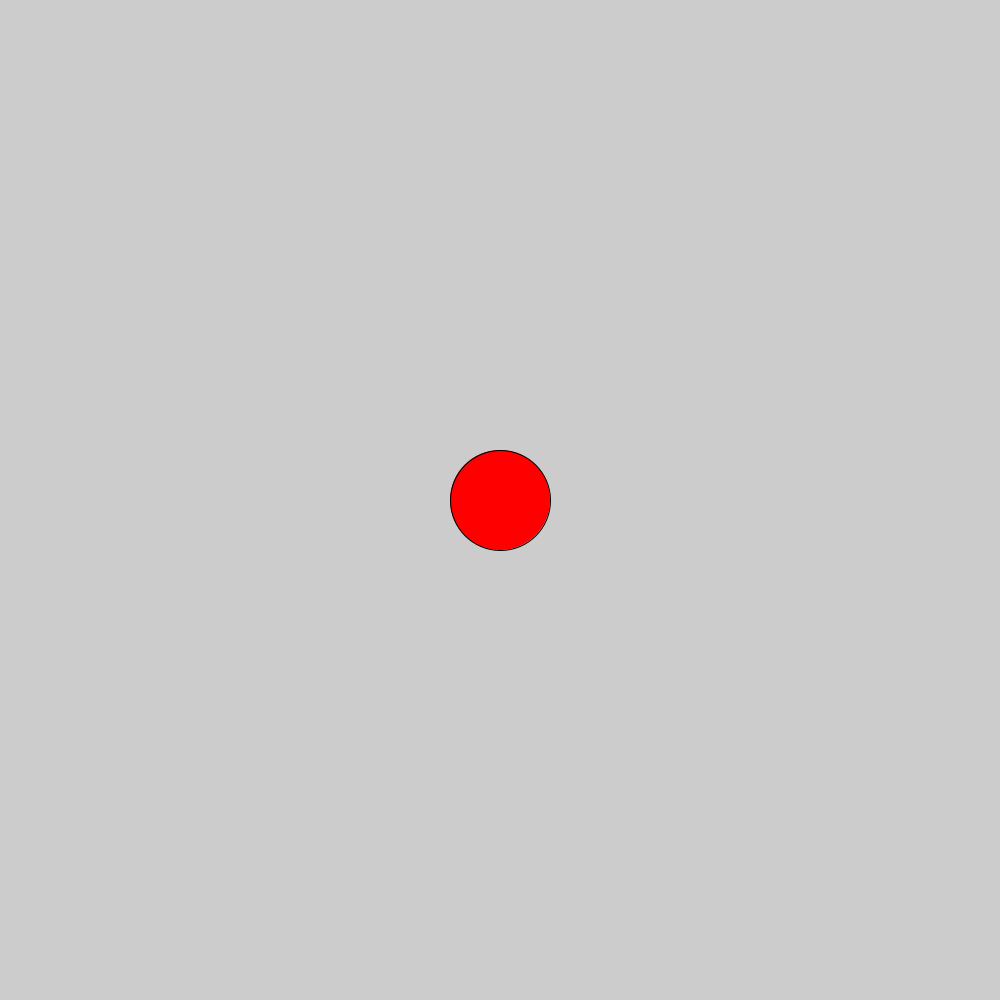
Frame 1 (no input)
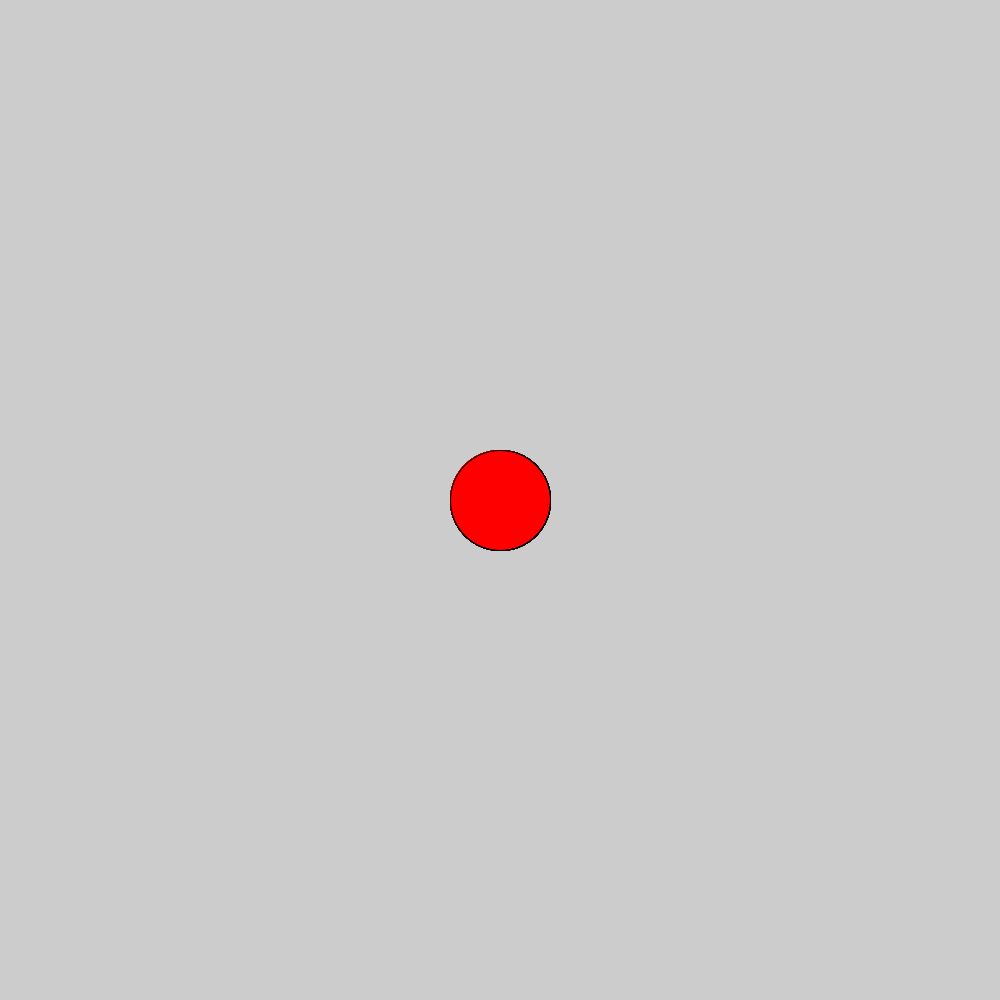
Frame 60 (the mouse pressed at the canvas centre just before this capture)
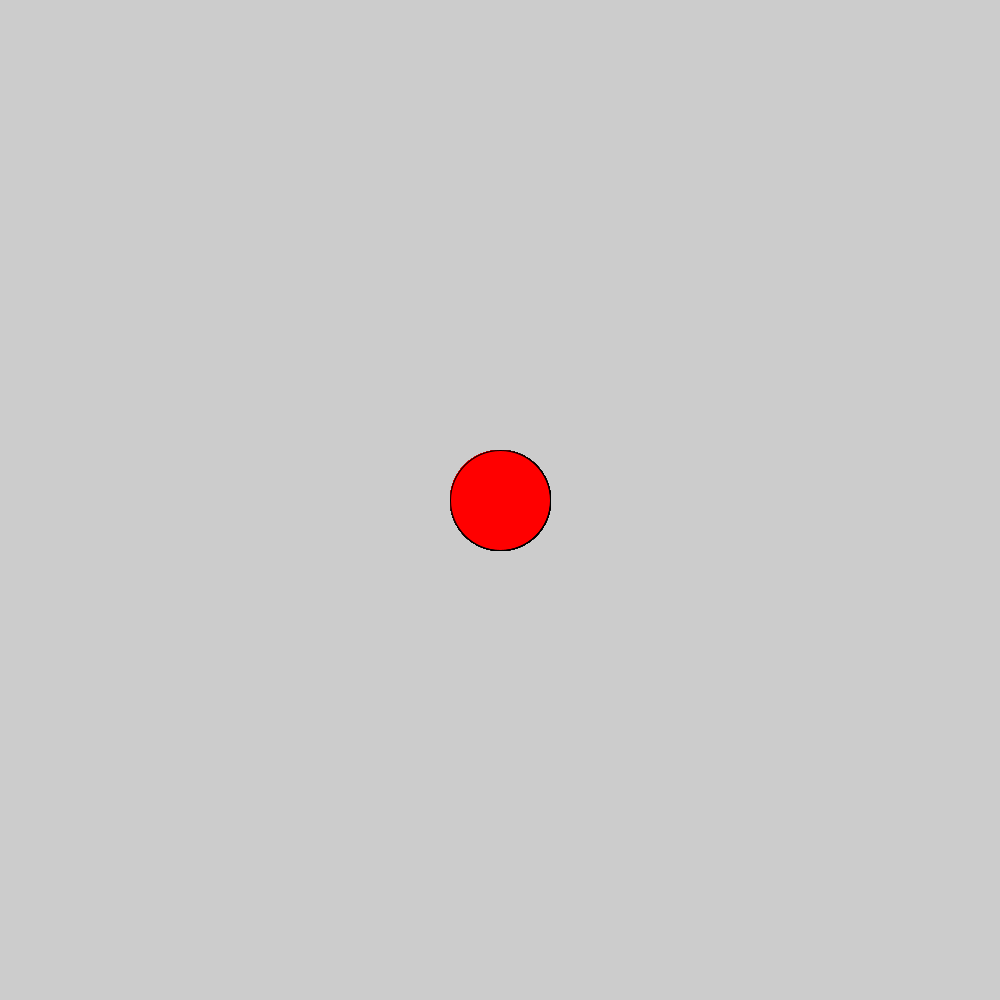
Frame 120 (the mouse held since frame 60 and released just before this capture)

The Processing sketch that drew these frames (run headless with seeded random() and noise(); from frame 60 on, the mouse is pressed at the canvas centre):

// Processing sketch: sketch_220615c
// ── sketch_220615c.pde
void setup()
{
  size(1000,1000);
}
void draw()
{
  fill(255,0,0);
ellipse(500,500,100,100);
}
